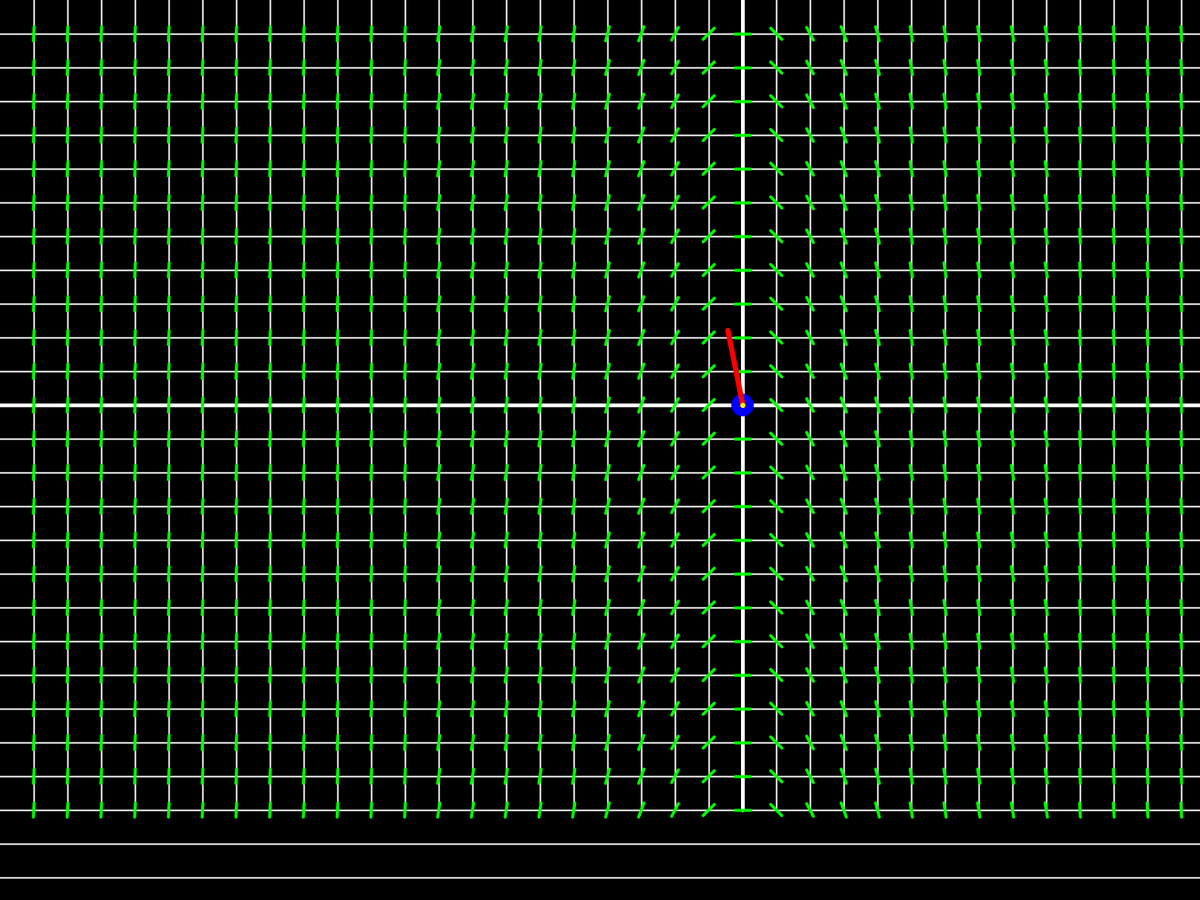
Frame 1 (no input)
Frame 60 (the mouse pressed at the canvas centre just before this capture): identical to frame 1, image omitted
Frame 120 (the mouse held since frame 60 and released just before this capture): identical to frame 1, image omitted

The Processing sketch that drew this single still picture (run headless with seeded random() and noise(); from frame 60 on, the mouse is pressed at the canvas centre):

// Processing sketch: game
// ── game.pde
int screenWidth;
int screenHeight;
int xSlopes;
int ySlopes;
double[][] slopeField = new double[44][24];
double[][] sFtheta = new double[44][24];
float[][] sFx1 = new float[44][24];
float[][] sFx2 = new float[44][24];
float[][] sFy1 = new float[44][24];
float[][] sFy2 = new float[44][24];
double slopeLength = 10;
float spacing = 45;
int xShift;
int yShift;
boolean play;

ball ball = new ball(0,0);

void setup(){
  play = false;
  xSlopes = 44;
  ySlopes = 24;
  xShift = -xSlopes/2 + 1;
  yShift = -ySlopes/2 + 1;
  screenWidth = 1980;
  screenHeight = 1080;
  frameRate(60);
  fullScreen();
  
  findSlopeField();
}

void draw(){
  background(0);
  drawGrid();
  drawSlopeField();
  scale(1, -1);
  translate(screenWidth/2, -screenHeight/2);
  
  if(play){
    ball.calculateForces();
  }
  ball.drawBall();
}

double fx(double x, double y){
  return (double) (x);
}

void drawSlopeField(){
  strokeWeight(4);
  stroke(0,255,0);
  for(int x = 0; x < xSlopes; x++){
    for(int y = 0; y < ySlopes; y++){
      line(sFx1[x][y], sFy1[x][y], sFx2[x][y], sFy2[x][y]);   
    }
  }
}

void findSlopeField(){
  for(int y = 0; y < ySlopes; y++){
    for(int x = 0; x < xSlopes; x++){
       slopeField[x][y] = fx(x + xShift,y + yShift);
       sFtheta[x][y] = atan((float)slopeField[x][y]);
       sFx1[x][y] = (float)(((x*spacing) + spacing) - (slopeLength * cos((float)sFtheta[x][y])));
       sFx2[x][y] = (float)(((x*spacing) + spacing) + (slopeLength * cos((float)sFtheta[x][y])));
       sFy1[x][y] = (float)(((y*spacing) + spacing) - (slopeLength * sin((float)sFtheta[x][y])));
       sFy2[x][y] = (float)(((y*spacing) + spacing) + (slopeLength * sin((float)sFtheta[x][y])));
    }
  }
}

void drawGrid(){
  stroke(255);
  strokeWeight(2);
  for(float i = spacing; i < screenWidth; i += spacing){
    line(i,0,i,screenHeight);
    line(0,i,screenWidth,i);
  }
  strokeWeight(5);
  line(screenWidth/2,0,screenWidth/2,screenHeight);
  line(0,screenHeight/2,screenWidth,screenHeight/2);
  stroke(0);
}

void keyPressed() {
  if (key == 32) {
    play = true; 
  }
}

// ── ball.pde
public class ball{
  double xpos;
  double ypos;
  double xvel = -2;
  double yvel = 10;
  double xacc;
  double yacc;
  double accelerationConstant = 5;
  double mass = 5;
  boolean drawVVector = true;
  boolean drawAVector = true;
  
  public ball(double x, double y){
    xpos = x;
    ypos = y;
  }
  
  void drawBall(){
    fill(0,0,255);
    strokeWeight(0);
    stroke(0);
    ellipse((float)xpos,(float)ypos,30,30);
    drawVectors();
  }
  
  void drawVectors(){
    strokeWeight(7);
    if(drawVVector){
      stroke(255,0,0);
      line((float)xpos,(float)ypos,(float)(xpos + xvel * 10), (float)(ypos + yvel * 10));
    }
    if(drawAVector){
      stroke(255,255,0);
      line((float)xpos,(float)ypos,(float)(xpos + xacc * 10), (float)(ypos + yacc * 10));
    }
  }
  
  void calculateForces(){
    this.updateVel();
    this.updatePos();
  }
  
  void updatePos(){
    xpos = xpos + xvel;
    ypos = ypos + yvel;
  }
  
  void updateVel(){
    double theta = atan((float)fx(xpos + xShift,ypos + yShift));
    xacc = (accelerationConstant * cos((float)theta));
    yacc = (accelerationConstant * sin((float)theta));
    xvel = xvel + xacc/mass;
    yvel = yvel + yacc/mass;
  }
}
